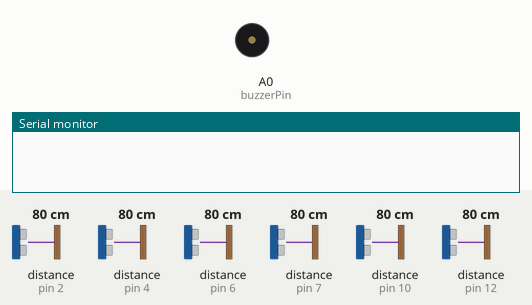
Recording of a sketch running on a simulated Arduino Uno, built with avr-gcc and run on an emulated ATmega328P. On the bench: buzzer (waves = sounding, pin HIGH), the last lines printed to the serial monitor. Wiring (inferred from the names in the program): 6 × ultrasonic range finder: trigger pin 3, echo pin 4 / trigger pin 5, echo pin 6 / trigger pin 8, echo pin 7 / trigger pin 9, echo pin 10 / trigger pin 11, echo pin 12 / trigger pin 13, echo pin 2. Inputs (shaded band) come from the test bench; at power-on: distance to the obstacle (sensors on pin 2, pin 4, pin 10, pin 6, pin 7, pin 12) 80 cm. The echo pulse lasts 58.3 µs per cm; pins used as bus, display or sensor lines are not drawn.

Above: at 1.2 s.
1.3 s: distance to the obstacle (sensor on pin 2) set to 34 cm
2.8 s: distance to the obstacle (sensor on pin 2) set to 28 cm
At 3.7 s:
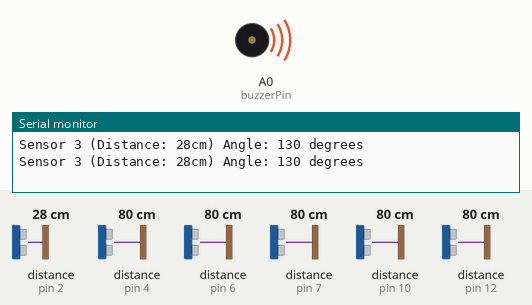
4.3 s: distance to the obstacle (sensor on pin 4) set to 24 cm
6.5 s: distance to the obstacle (sensor on pin 4) set to 18 cm
At 7.8 s:
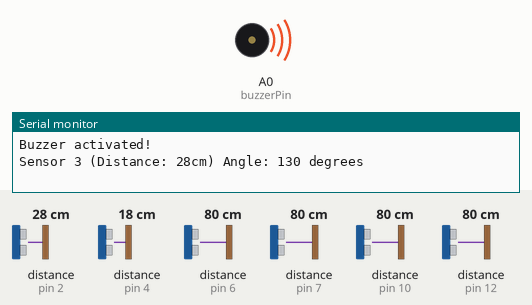
9.5 s: distance to the obstacle (sensor on pin 10) set to 2 cm
12.5 s: distance to the obstacle (sensor on pin 10) set to 35 cm
Timing chart, 0 to 16.5 s (numbered marks = the images above; inputs shaded):
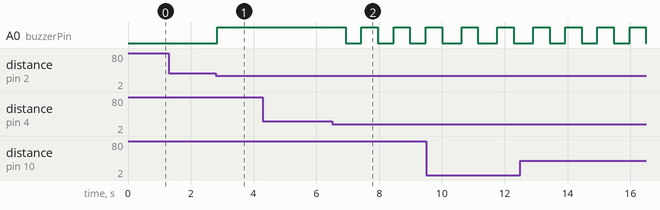

The sketch:

BGSW_Round2_Code.ino
```cpp
#define trigPin1 9
#define echoPin1 10
#define trigPin2 3
#define echoPin2 4
#define trigPin3 13
#define echoPin3 2
#define trigPin4 11
#define echoPin4 12
#define trigPin5 8
#define echoPin5 7
#define trigPin6 5
#define echoPin6 6

// Define buzzer pin
#define buzzerPin A0

void setup() {
  Serial.begin(9600);

  // Ultrasonic sensor pins as outputs and inputs
  pinMode(trigPin1, OUTPUT);
  pinMode(echoPin1, INPUT);
  pinMode(trigPin2, OUTPUT);
  pinMode(echoPin2, INPUT);
  pinMode(trigPin3, OUTPUT);
  pinMode(echoPin3, INPUT);
  pinMode(trigPin4, OUTPUT);
  pinMode(echoPin4, INPUT);
  pinMode(trigPin5, OUTPUT);
  pinMode(echoPin5, INPUT);
  pinMode(trigPin6, OUTPUT);
  pinMode(echoPin6, INPUT);

  // Buzzer pin as output
  pinMode(buzzerPin, OUTPUT);
}

void loop() {
  // Read distances from all sensors
  int distance1 = readDistance(trigPin1, echoPin1);
  int distance2 = readDistance(trigPin2, echoPin2);
  int distance3 = readDistance(trigPin3, echoPin3);
  int distance4 = readDistance(trigPin4, echoPin4);
  int distance5 = readDistance(trigPin5, echoPin5);
  int distance6 = readDistance(trigPin6, echoPin6);

  // Check for any object within 0 to 20 cm
  if ((distance1 >= 0 && distance1 <= 20) ||
      (distance2 >= 0 && distance2 <= 20) ||
      (distance3 >= 0 && distance3 <= 20) ||
      (distance4 >= 0 && distance4 <= 20) ||
      (distance5 >= 0 && distance5 <= 20) ||
      (distance6 >= 0 && distance6 <= 20) ||
      (distance1 >= 0 && distance1 <= 20) && (distance2 >= 0 && distance2 <= 20)||
      (distance2 >= 0 && distance2 <= 20) && (distance3 >= 0 && distance3 <= 20)||
      (distance4>= 0 && distance4 <= 20) && (distance5 >= 0 && distance5 <= 20)||
      (distance5 >= 0 && distance5 <= 20) && (distance6 >= 0 && distance6 <= 20) ){
    activateBuzzer(distance1, distance2, distance3, distance4, distance5, distance6);
    Serial.println("Buzzer activated!");
  }

  if ((distance1 > 20 && distance1 <= 30) ||
      (distance2 > 20 && distance2 <= 30) ||
      (distance3 > 20 && distance3 <= 30) ||
      (distance4 > 20 && distance4 <= 30) ||
      (distance5 > 20 && distance5 <= 30) ||
      (distance6 > 20 && distance6 <= 30) ||
      (distance1 > 20 && distance1 <= 30) && (distance2 > 20 && distance2 <= 30)||
      (distance2 > 20 && distance2 <= 30) && (distance3 > 20 && distance3 <= 30)||
      (distance4 > 20 && distance4 <= 30) && (distance5 > 20 && distance5 <= 30)||
      (distance5 > 20 && distance5 <= 30) && (distance6 > 20 && distance6 <= 30)){
    deactivateBuzzer(distance1, distance2, distance3, distance4, distance5, distance6);
  }


}

// Function to read distance from HC-SR04 ultrasonic sensor
int readDistance(int trigPin, int echoPin) {
  digitalWrite(trigPin, LOW);
  delayMicroseconds(2);
  digitalWrite(trigPin, HIGH);
  delayMicroseconds(10);
  digitalWrite(trigPin, LOW);
  return pulseIn(echoPin, HIGH) / 58; // Convert pulse duration to distance in cm
}

// Function to activate buzzer alarm
void activateBuzzer(int distance1, int distance2, int distance3, int distance4, int distance5, int distance6) {
  digitalWrite(buzzerPin, LOW); // Turn on buzzer
  Serial.print("Buzzer activated by: ");

  if ((distance1 >= 0 && distance1 <= 20) && (distance2 >= 0 && distance2 <= 20)) {
    Serial.print("Sensor 1 (Distance: ");
    Serial.print(distance1);
    Serial.print("cm) ");
    Serial.print("Sensor 2 (Distance: ");
    Serial.print(distance2);
    Serial.print("cm) ");
    Serial.println("Angle: 70 degrees");
  }
  if ((distance2 >= 0 && distance2 <= 20) && (distance3 >= 0 && distance3 <= 20)) {
    Serial.print("Sensor 2 (Distance: ");
    Serial.print(distance2);
    Serial.print("cm) ");
    Serial.print("Sensor 3 (Distance: ");
    Serial.print(distance3);
    Serial.print("cm) ");
    Serial.println("Angle: 110 degrees");
  }
  if ((distance4 >= 0 && distance4 <= 20) && (distance5 >= 0 && distance5 <= 20)) {
    Serial.print("Sensor 4 (Distance: ");
    Serial.print(distance4);
    Serial.print("cm) ");
    Serial.print("Sensor 5 (Distance: ");
    Serial.print(distance5);
    Serial.print("cm) ");
    Serial.println("Angle: 250 degrees");
  }
  if ((distance5 >= 0 && distance5 <= 20) && (distance6 >= 0 && distance6 <= 20)) {
    Serial.print("Sensor 5 (Distance: ");
    Serial.print(distance5);
    Serial.print("cm) ");
    Serial.print("Sensor 6 (Distance: ");
    Serial.print(distance6);
    Serial.print("cm) ");
    Serial.println("Angle: 290 degrees");
  }

  if (distance1 >= 0 && distance1 <= 20) {
    Serial.print("Sensor 1 (Distance: ");
    Serial.print(distance1);
    Serial.print("cm) ");
    Serial.println("Angle: 50 degrees");
  }
  if (distance2 >= 0 && distance2 <= 20) {
    Serial.print("Sensor 2 (Distance: ");
    Serial.print(distance2);
    Serial.print("cm) ");
    Serial.println("Angle: 90 degrees");
  }
  if (distance3 >= 0 && distance3 <= 20) {
    Serial.print("Sensor 3 (Distance: ");
    Serial.print(distance3);
    Serial.print("cm) ");
    Serial.println("Angle: 130 degrees");
  }
  if (distance4 >= 0 && distance4 <= 20) {
    Serial.print("Sensor 4 (Distance: ");
    Serial.print(distance4);
    Serial.print("cm) ");
    Serial.println("Angle: 230 degrees");
  }
  if (distance5 >= 0 && distance5 <= 20) {
    Serial.print("Sensor 5 (Distance: ");
    Serial.print(distance5);
    Serial.print("cm) ");
    Serial.println("Angle: 270 degrees");
  }
  if (distance6 >= 0 && distance6 <= 20) {
    Serial.print("Sensor 6 (Distance: ");
    Serial.print(distance6);
    Serial.print("cm) ");
    Serial.println("Angle: 310 degrees");
  }

  delay(500);
  digitalWrite(buzzerPin, HIGH); // Turn on buzzer

}

void deactivateBuzzer(int distance1, int distance2, int distance3, int distance4, int distance5, int distance6) {
  digitalWrite(buzzerPin, HIGH); // Turn on buzzer

  if ((distance1 > 20 && distance1 <= 30) && (distance2 > 20 && distance2 <= 30)) {

    Serial.print("Sensor 1 (Distance: ");
    Serial.print(distance1);
    Serial.print("cm) ");
    Serial.print("Sensor 2 (Distance: ");
    Serial.print(distance2);
    Serial.print("cm) ");
    Serial.println("Angle: 70 degrees");
  }
  if ((distance2 > 20 && distance2 <= 30) && (distance3 > 20 && distance3 <= 30)) {

    Serial.print("Sensor 2 (Distance: ");
    Serial.print(distance2);
    Serial.print("cm) ");
    Serial.print("Sensor 3 (Distance: ");
    Serial.print(distance3);
    Serial.print("cm) ");
    Serial.println("Angle: 110 degrees");
  }
  if ((distance4 > 20 && distance4 <= 30) && (distance5 > 20 && distance5 <= 30)) {

    Serial.print("Sensor 4 (Distance: ");
    Serial.print(distance4);
    Serial.print("cm) ");
    Serial.print("Sensor 5 (Distance: ");
    Serial.print(distance5);
    Serial.print("cm) ");
    Serial.println("Angle: 250 degrees");
  }
  if ((distance5 > 20 && distance5 <= 30) && (distance6 > 20 && distance6 <= 30)) {
    Serial.print("Sensor 5 (Distance: ");
    Serial.print(distance5);
    Serial.print("cm) ");
    Serial.print("Sensor 6 (Distance: ");
    Serial.print(distance6);
    Serial.print("cm) ");
    Serial.println("Angle: 290 degrees");
  }

  if(distance1 > 20 && distance1 <= 30)
  {
    Serial.print("Sensor 1 (Distance: ");
    Serial.print(distance1);
    Serial.print("cm) ");
    Serial.println("Angle: 50 degrees");
  }
  if(distance2 > 20 && distance2 <= 30)
  {
    Serial.print("Sensor 2 (Distance: ");
    Serial.print(distance2);
    Serial.print("cm) ");
    Serial.println("Angle: 90 degrees");
  }
  if(distance3 > 20 && distance3 <= 30)
  {
    Serial.print("Sensor 3 (Distance: ");
    Serial.print(distance3);
    Serial.print("cm) ");
    Serial.println("Angle: 130 degrees");
  }
  if(distance4 > 20 && distance4 <= 30)
  {
    Serial.print("Sensor 4 (Distance: ");
    Serial.print(distance4);
    Serial.print("cm) ");
    Serial.println("Angle: 230 degrees");
  }
  if(distance5 > 20 && distance5 <= 30)
  {
    Serial.print("Sensor 5 (Distance: ");
    Serial.print(distance5);
    Serial.print("cm) ");
    Serial.println("Angle: 270 degrees");
  }
  if(distance6 > 20 && distance6 <= 30)
  {
    Serial.print("Sensor 6 (Distance: ");
    Serial.print(distance6);
    Serial.print("cm) ");
    Serial.println("Angle: 310 degrees");
  }


  delay(500); // Reduce delay between readings for faster detection


}
```

Measured:
- the behaviour switches between 31 and 30 cm on distance to the obstacle (sensor on pin 2) (found by bisection; images 0 and 1)
- the behaviour switches between 22 and 21 cm on distance to the obstacle (sensor on pin 4) (found by bisection; images 1 and 2)
- after the input at 1.3 s, every drawn part: stays the same
- after the input at 2.8 s, A0 (buzzerPin): LOW → HIGH at once
- after the input at 6.5 s, A0 (buzzerPin): alternates HIGH for 0.53 s and LOW for 0.50 s, starting after 0.43 s
